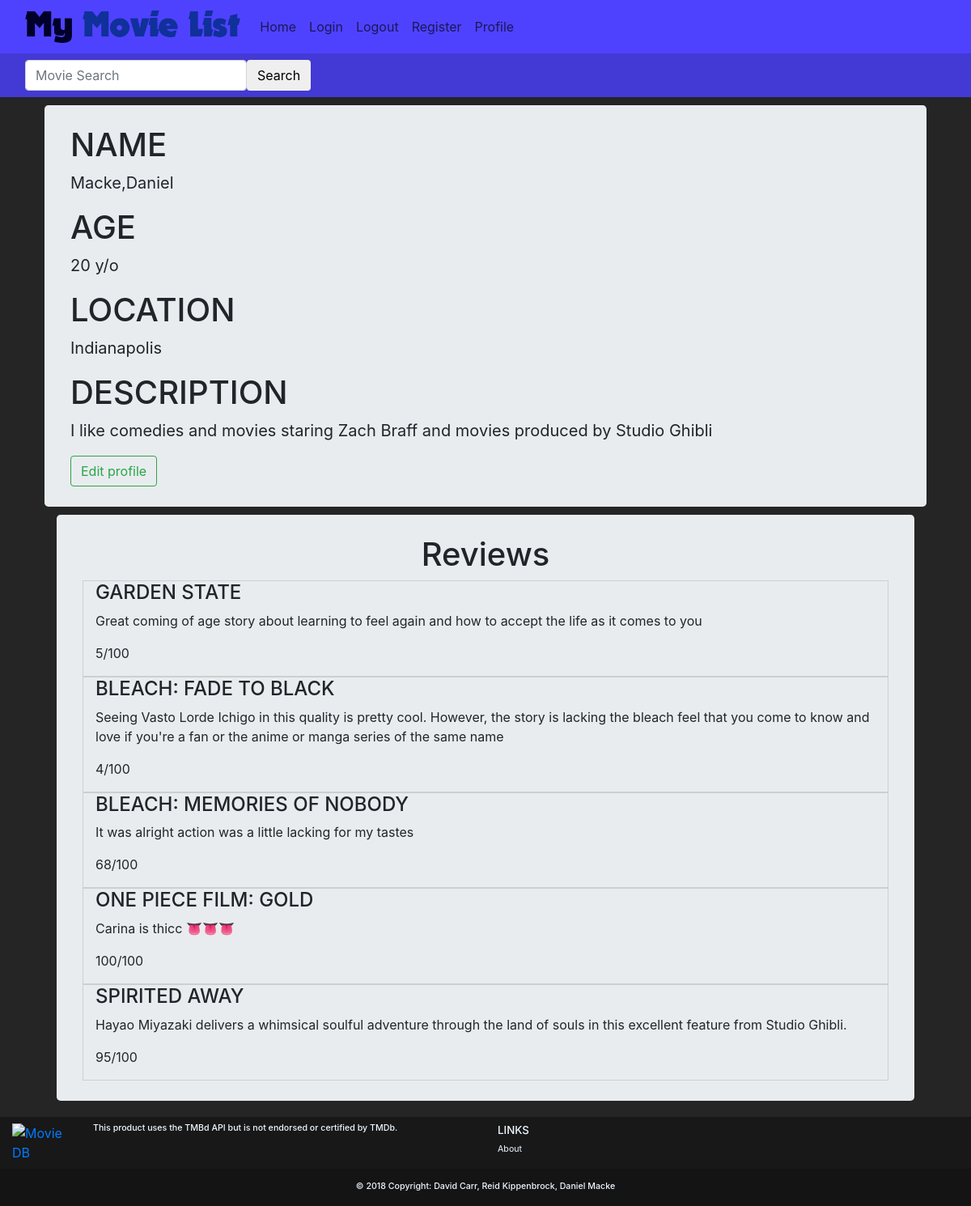
Page /account/profile/ (signed in) on the committed database.
### accounts/models.py (models this page shows, shortened)
class UserProfile(models.Model):
    user = models.OneToOneField(User, on_delete=models.CASCADE, verbose_name="Django Secure User")
    description = models.CharField(max_length=1000, default='Enter Something about your Movie Tastes and Background')
    city = models.CharField(max_length=30, default='')
    age = models.IntegerField(default=0)

### movies/models.py (models this page shows)
class MovieReview(models.Model):
    user = models.ForeignKey(User,on_delete=models.CASCADE,default=1)
    movie_id = models.IntegerField(default=0)
    movie_title = models.CharField(max_length=50, default='')
    rating = models.IntegerField(
        default=0,
        validators=[
            MaxValueValidator(100),
            MinValueValidator(0)
        ]
    )
    review = models.CharField(max_length=1000, default='')

### accounts/views.py (the view)
# urls.py: path('profile/', views.view_profile, name='view_profile'),
def view_profile(request):
    if not request.user.is_authenticated:
        return redirect('/account/login')
    movie_reviews = MovieReview.objects.filter(user=request.user)
    args = {'User': request.user,'reviews': movie_reviews}
    return render(request, 'accounts/profile.html', args)

### accounts/templates/accounts/profile.html (shortened to what this page needs)
{% extends 'base.html' %}
{%block body%}
<div class="container">
  <div class="jumbotron">
    <h1 class="text-uppercase">
      name
    </h1>
    <p style="font-size:125%;">
      {{User.last_name}},{{User.first_name}}
    </p>
    <h1 class="text-uppercase">
      Age
    </h1>
    <p style="font-size:125%;">
      {{User.userprofile.age}} y/o
    </p>
    <h1 class="text-uppercase">
      Location
    </h1>
    <p style="font-size:125%;">
      {{User.userprofile.city}}
    </p>
    <h1 class="text-uppercase">
      description
    </h1>
    <p style="font-size:125%;">
      {{User.userprofile.description}}
    </p>
    <a href="/account/profile/edit" class="btn btn-outline-success">
      Edit profile
    </a>
  </div>
  <div class="container-fluid">
    <div class="jumbotron">
      <h1 class="text-center">Reviews</h1>
      {%for review in reviews%}
      <div class="container" style="border:1px solid #cecece;">
        <h4 class="text-md-left text-uppercase text-underline"> {{review.movie_title}}</h4>
        <blockquote>
          <p>{{review.review}}</p>
          <footer>{{review.rating}}/100</footer>
        </blockquote>
      </div>
      {%endfor%}
    </div>
  </div>
</div>
{%endblock%}

### accounts/templates/base.html (style rules this page uses)
body { background-color: #252525; }
.jumbotron { margin: 10px; padding-top: 25px; padding-bottom: 25px; }

### rows in the picture
MovieReview: movie_title "GARDEN STATE", review "Great coming of age story about learning to feel again and how to accept the life as it comes to you", rating "5"
MovieReview: movie_title "BLEACH: FADE TO BLACK", review "Seeing Vasto Lorde Ichigo in this quality is pretty cool. However, the story is lacking the bleach feel that you come to know and love if you're a fan or the anime or manga series of the same name", rating "4"
MovieReview: movie_title "BLEACH: MEMORIES OF NOBODY", review "It was alright action was a little lacking for my tastes", rating "68"
MovieReview: movie_title "ONE PIECE FILM: GOLD", review "Carina is thicc 👅👅👅", rating "100"
MovieReview: movie_title "SPIRITED AWAY", review "Hayao Miyazaki delivers a whimsical soulful adventure through the land of souls in this excellent feature from Studio Ghibli.", rating "95"

### other values in the picture
{{ User.last_name }} "Macke"
{{ User.first_name }} "Daniel"
{{ User.userprofile.age }} "20"
{{ User.userprofile.city }} "Indianapolis"
{{ User.userprofile.description }} "I like comedies and movies staring Zach Braff and movies produced by Studio Ghibli"
